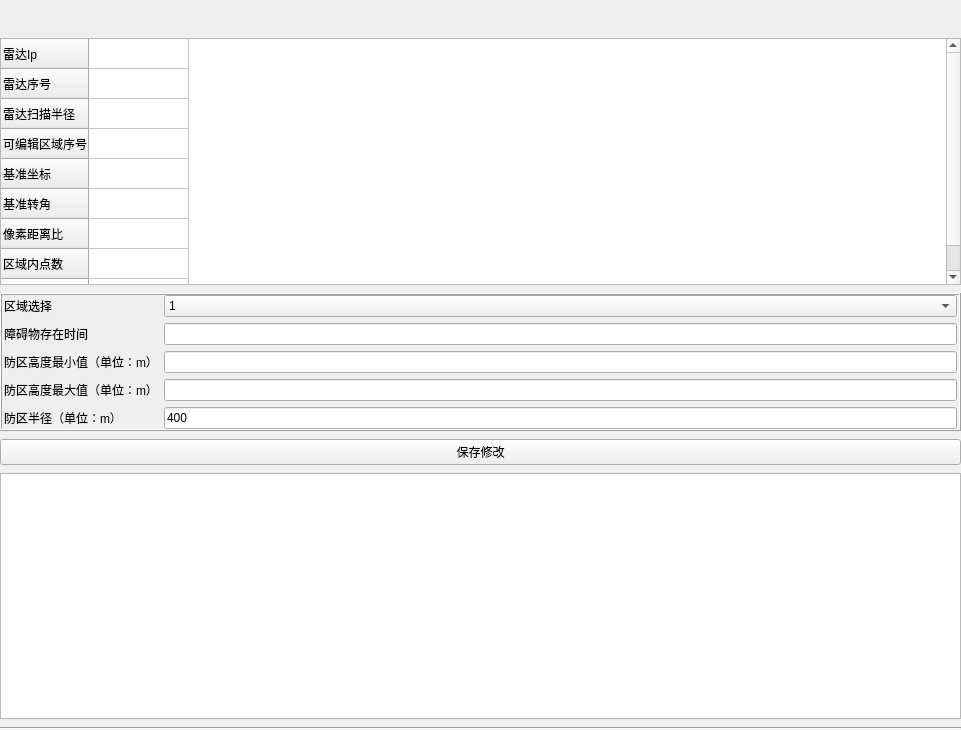
<?xml version="1.0" encoding="UTF-8"?>
<ui version="4.0">
 <class>SetROI</class>
 <widget class="QWidget" name="SetROI">
  <property name="geometry">
   <rect>
    <x>0</x>
    <y>0</y>
    <width>961</width>
    <height>730</height>
   </rect>
  </property>
  <property name="windowTitle">
   <string>Form</string>
  </property>
  <layout class="QGridLayout" name="gridLayout">
   <property name="leftMargin">
    <number>0</number>
   </property>
   <property name="topMargin">
    <number>0</number>
   </property>
   <property name="rightMargin">
    <number>0</number>
   </property>
   <property name="bottomMargin">
    <number>0</number>
   </property>
   <property name="horizontalSpacing">
    <number>0</number>
   </property>
   <item row="0" column="0">
    <layout class="QVBoxLayout" name="verticalLayout_2">
     <property name="spacing">
      <number>8</number>
     </property>
     <item>
      <widget class="ChildTitleBar" name="widget" native="true">
       <property name="minimumSize">
        <size>
         <width>0</width>
         <height>30</height>
        </size>
       </property>
       <property name="maximumSize">
        <size>
         <width>16777215</width>
         <height>30</height>
        </size>
       </property>
      </widget>
     </item>
     <item>
      <layout class="QHBoxLayout" name="horizontalLayout_2" stretch="1,4">
       <item>
        <layout class="QVBoxLayout" name="verticalLayout" stretch="2,1,0,2">
         <item>
          <widget class="QTableWidget" name="tableWidget">
           <property name="dragEnabled">
            <bool>true</bool>
           </property>
           <attribute name="horizontalHeaderVisible">
            <bool>false</bool>
           </attribute>
           <row>
            <property name="text">
             <string>雷达Ip</string>
            </property>
           </row>
           <row>
            <property name="text">
             <string>雷达序号</string>
            </property>
           </row>
           <row>
            <property name="text">
             <string>雷达扫描半径</string>
            </property>
           </row>
           <row>
            <property name="text">
             <string>可编辑区域序号</string>
            </property>
           </row>
           <row>
            <property name="text">
             <string>基准坐标</string>
            </property>
           </row>
           <row>
            <property name="text">
             <string>基准转角</string>
            </property>
           </row>
           <row>
            <property name="text">
             <string>像素距离比</string>
            </property>
           </row>
           <row>
            <property name="text">
             <string>区域内点数</string>
            </property>
           </row>
           <row>
            <property name="text">
             <string>区域外点数</string>
            </property>
           </row>
           <column>
            <property name="text">
             <string>属性</string>
            </property>
            <property name="textAlignment">
             <set>AlignCenter</set>
            </property>
           </column>
          </widget>
         </item>
         <item>
          <widget class="QFrame" name="frame_edit">
           <property name="frameShape">
            <enum>QFrame::Box</enum>
           </property>
           <property name="frameShadow">
            <enum>QFrame::Raised</enum>
           </property>
           <layout class="QGridLayout" name="gridLayout_2">
            <property name="leftMargin">
             <number>2</number>
            </property>
            <property name="topMargin">
             <number>0</number>
            </property>
            <property name="rightMargin">
             <number>2</number>
            </property>
            <property name="bottomMargin">
             <number>0</number>
            </property>
            <item row="0" column="1">
             <widget class="QComboBox" name="comboBox">
              <item>
               <property name="text">
                <string>1</string>
               </property>
              </item>
              <item>
               <property name="text">
                <string>2</string>
               </property>
              </item>
              <item>
               <property name="text">
                <string>3</string>
               </property>
              </item>
             </widget>
            </item>
            <item row="0" column="0">
             <widget class="QLabel" name="label">
              <property name="text">
               <string>区域选择</string>
              </property>
             </widget>
            </item>
            <item row="3" column="0">
             <widget class="QLabel" name="label_4">
              <property name="text">
               <string>防区高度最大值（单位：m）</string>
              </property>
             </widget>
            </item>
            <item row="1" column="1">
             <widget class="QLineEdit" name="lineEdit_times"/>
            </item>
            <item row="2" column="0">
             <widget class="QLabel" name="label_3">
              <property name="text">
               <string>防区高度最小值（单位：m）</string>
              </property>
             </widget>
            </item>
            <item row="3" column="1">
             <widget class="QLineEdit" name="lineEdit_Area_height_max"/>
            </item>
            <item row="1" column="0">
             <widget class="QLabel" name="label_2">
              <property name="text">
               <string>障碍物存在时间</string>
              </property>
             </widget>
            </item>
            <item row="2" column="1">
             <widget class="QLineEdit" name="lineEdit_Area_height_min"/>
            </item>
            <item row="4" column="1">
             <widget class="QLineEdit" name="lineEdit">
              <property name="text">
               <string>400</string>
              </property>
             </widget>
            </item>
            <item row="4" column="0">
             <widget class="QLabel" name="label_5">
              <property name="text">
               <string>防区半径（单位：m）</string>
              </property>
             </widget>
            </item>
           </layout>
          </widget>
         </item>
         <item>
          <widget class="QPushButton" name="pushButton_comfire">
           <property name="text">
            <string>保存修改</string>
           </property>
          </widget>
         </item>
         <item>
          <widget class="QTableWidget" name="tableWidget_2">
           <property name="dragEnabled">
            <bool>false</bool>
           </property>
           <attribute name="horizontalHeaderVisible">
            <bool>false</bool>
           </attribute>
           <column>
            <property name="text">
             <string>X</string>
            </property>
           </column>
           <column>
            <property name="text">
             <string>Y</string>
            </property>
           </column>
          </widget>
         </item>
        </layout>
       </item>
       <item>
        <layout class="QHBoxLayout" name="horizontalLayout"/>
       </item>
      </layout>
     </item>
     <item>
      <widget class="Line" name="line">
       <property name="orientation">
        <enum>Qt::Horizontal</enum>
       </property>
      </widget>
     </item>
    </layout>
   </item>
  </layout>
 </widget>
 <customwidgets>
  <customwidget>
   <class>ChildTitleBar</class>
   <extends>QWidget</extends>
   <header location="global">childtitlebar.h</header>
   <container>1</container>
  </customwidget>
 </customwidgets>
 <resources/>
 <connections/>
</ui>
